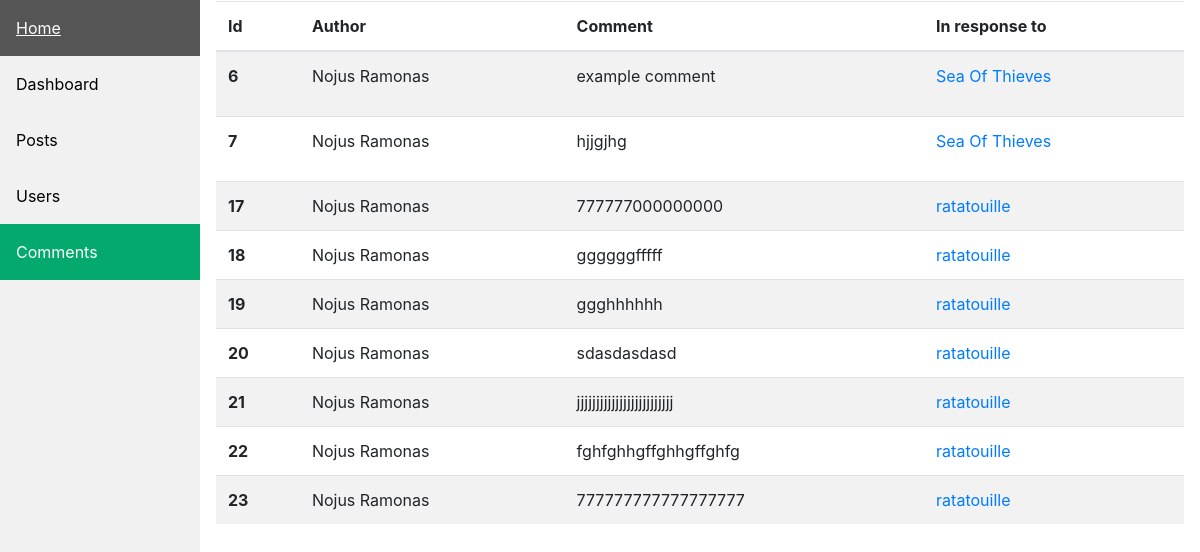
The page /admin/comments (signed in) on the database as committed earlier.
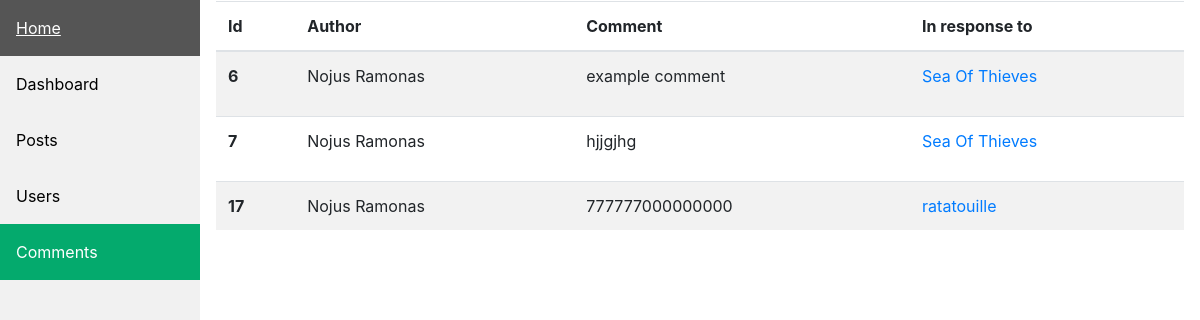
The same page on the database as committed later.
### main.py (models this page shows, shortened)
class Comments(db.Model):
    __tablename__ = "comments"
    id = db.Column(db.Integer, primary_key=True)
    author_id = db.Column(db.Integer, db.ForeignKey("users.id"))
    comment_author = db.relationship("User", back_populates="comments")
    text = db.Column(db.Text, nullable=False)
    parent_post = db.relationship("BlogPost", back_populates="comments")
    post_id = db.Column(db.Integer, db.ForeignKey("blog_posts.id"))

class User(UserMixin, db.Model):
    __tablename__ = "users"
    id = db.Column(db.Integer, primary_key=True)
    email = db.Column(db.String(100), unique=True)
    password = db.Column(db.String(100))
    name = db.Column(db.String(1000))
    posts = db.relationship("BlogPost", back_populates="author")
    comments = db.relationship("Comments", back_populates="comment_author")
    movies = db.relationship("Movies", back_populates="movie_user")
    friends = db.relationship("Friends", back_populates="requested_user")
    about = db.Column(db.Text, nullable=True)
    profile_image = db.Column(db.String(100))
    requests = db.relationship("FriendRequests", back_populates="user_request")
    liked_posts = db.relationship("PostLikes", back_populates="user")

class BlogPost(db.Model):
    __tablename__ = "blog_posts"
    id = db.Column(db.Integer, primary_key=True)
    title = db.Column(db.String(250), unique=True, nullable=False)
    subtitle = db.Column(db.String(250), nullable=False)
    date = db.Column(db.String(250), nullable=False)
    body = db.Column(db.Text, nullable=False)
    img_url = db.Column(db.String(250), nullable=False)
    author_id = db.Column(db.Integer, db.ForeignKey("users.id"))
    author = db.relationship("User", back_populates="posts")
    comments = db.relationship("Comments", back_populates="parent_post")
    likes = db.Column(db.Integer)

### main.py (the view)
@app.route('/admin/comments')
@is_admin
@login_required
def admin_comments():
    all_comments = Comments.query.all()
    return render_template('admin/comments.html', comments=all_comments)

### main.py (called while the page is built)
@login_manager.user_loader
def load_user(user_id):
    return User.query.get(int(user_id))

def is_admin(func):
    @wraps(func)
    def decorator(*args, **kwargs):
        if current_user.is_authenticated and current_user.id == 1:
            return func(*args, **kwargs)
        else:
            return redirect(url_for('get_all_posts'))
    return decorator

### templates/admin/comments.html (shortened to what this page needs)
<!DOCTYPE html>
<html>
<head>
<link rel="stylesheet" href="{{ url_for('static', filename='css/admin-style.css') }}">
<link href="{{ url_for('static', filename='vendor/bootstrap/css/bootstrap.min.css') }}" rel="stylesheet">
</head>
<body>
<div class="sidebar">
  <a href="{{ url_for('get_all_posts') }}">Home</a>
  <a href="{{ url_for('admin_dashboard') }}">Dashboard</a>
  <a class="" href="{{ url_for('admin_posts') }}">Posts</a>
  <a href="{{ url_for('admin_users') }}">Users</a>
  <a class="active" href="{{ url_for('admin_comments') }}">Comments</a>
</div>
<div class="content">
<table class="table table-striped">
  <thead>
    <tr>
      <th scope="col">Id</th>
      <th scope="col">Author</th>
      <th scope="col">Comment</th>
      <th scope="col">In response to</th>
    </tr>
  </thead>
  <tbody>
  {% for comment in comments %}
    <tr>
      <th scope="row">{{ comment.id }}</th>
      <td>{{ comment.comment_author.name }}</td>
      <td>{{ comment.text | safe }}</td>
      <td><a href='{{ url_for("show_post", index=comment.post_id ) }}' >{{ comment.parent_post.title }}</a></td>
    </tr>
  {% endfor %}
  </tbody>
</table>
</div>
</body>
</html>

### static/css/admin-style.css (style rules this page uses)
body { margin: 0; font-family: "Lato", sans-serif; }
.sidebar { margin: 0; padding: 0; width: 200px; background-color: #f1f1f1; position: fixed; height: 100%; overflow: auto; }
.sidebar a { display: block; color: black; padding: 16px; text-decoration: none; }
.sidebar a.active { background-color: #04AA6D; color: white; }
div.content { margin-left: 200px; padding: 1px 16px; height: 1000px; }

Rows that differ between the two databases and show on the page:
removed Comments: id "18", comment_author.name "Nojus Ramonas", text "ggggggfffff", parent_post "ratatouille"
removed Comments: id "19", comment_author.name "Nojus Ramonas", text "ggghhhhhh", parent_post "ratatouille"
removed Comments: id "20", comment_author.name "Nojus Ramonas", text "sdasdasdasd", parent_post "ratatouille"
removed Comments: id "21", comment_author.name "Nojus Ramonas", text "jjjjjjjjjjjjjjjjjjjjjjjjj", parent_post "ratatouille"
removed Comments: id "22", comment_author.name "Nojus Ramonas", text "fghfghhgffghhgffghfg", parent_post "ratatouille"
removed Comments: id "23", comment_author.name "Nojus Ramonas", text "777777777777777777", parent_post "ratatouille"
